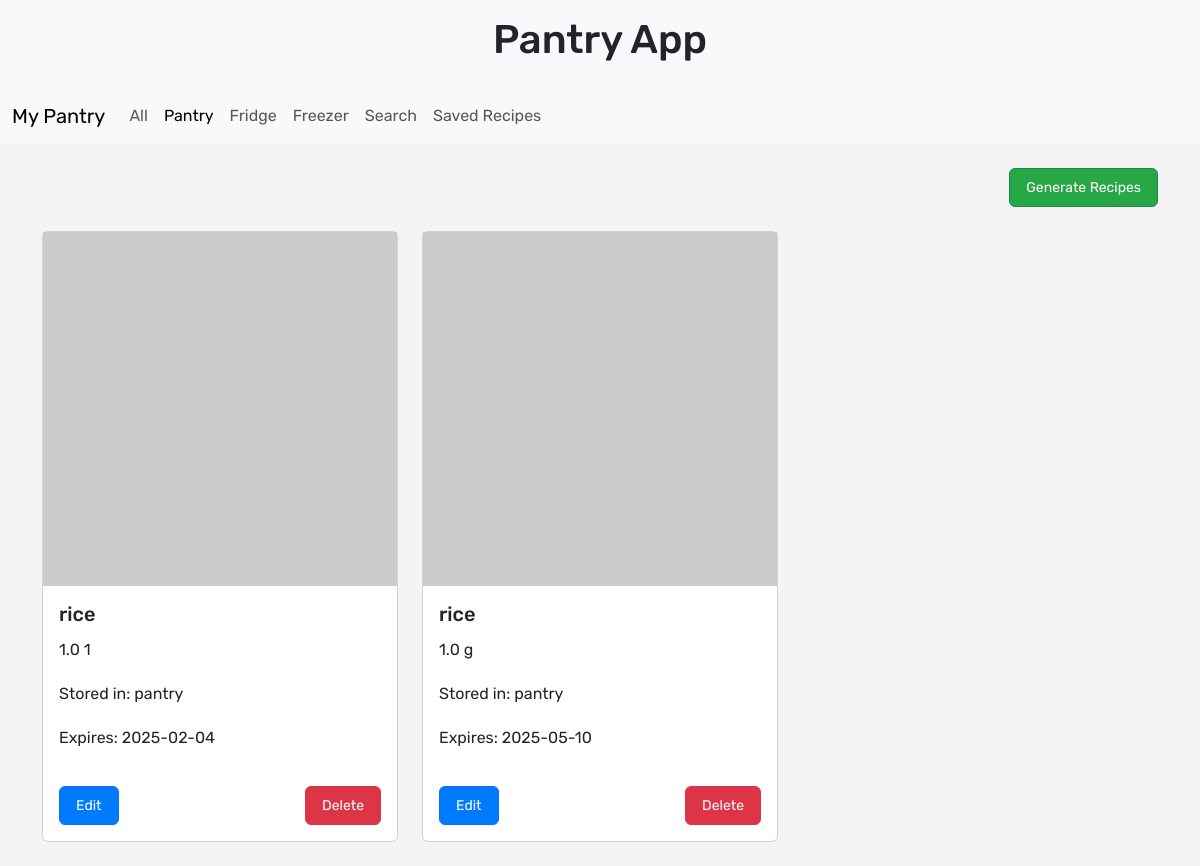
Screenshot of /pantry/ with the database file from the repository.
### pantry/models.py (models this page shows, shortened)
class PantryItem(models.Model):
    STORAGE_CHOICES = [
        ('pantry', 'Pantry'),
        ('fridge', 'Fridge'),
        ('freezer', 'Freezer'),
    ]
    user = models.ForeignKey(User, on_delete=models.CASCADE)
    ingredient = models.ForeignKey('Ingredient', on_delete=models.CASCADE)
    quantity = models.FloatField()
    unit = models.CharField(max_length=20)
    storage_location = models.CharField(max_length=10, choices=STORAGE_CHOICES)
    expiry_date = models.CharField(max_length=20, blank=True, null=True)

class Ingredient(models.Model):
    name = models.CharField(max_length=100)
    default_quantity = models.FloatField(null=True, blank=True)
    default_unit = models.CharField(max_length=20, null=True, blank=True)
    image_url = models.URLField(blank=True, null=True)

### pantry/views.py (the view)
# urls.py: path('', views.ingredient_list, name='ingredient_list'),
def ingredient_list(request, category=None):
    if category:
        pantry_items = PantryItem.objects.filter(storage_location__iexact=category).order_by('expiry_date')
    else:
        pantry_items = PantryItem.objects.all().order_by('expiry_date')
    return render(request, 'pantry/ingredient_list.html', {'pantry_items': pantry_items,  'active_category': category or 'all',})

### pantry/templates/pantry/ingredient_list.html
{% extends 'pantry/base.html' %}
{% load static %}
{% block content %}
<div class="mb-4 text-end">
    <a href="{% url 'select_ingredients' %}" class="btn btn-success">Generate Recipes</a>
</div>
<div class="row">
    {% for item in pantry_items %}
    <div class="col-md-4">
        <div class="card mb-3">
            {% if item.ingredient.image_url %}
                <img src="{{ item.ingredient.image_url }}" alt="{{ item.ingredient.name }}" style="width: 100px; height: 100px;">
            {% else %}
                <img src="https://via.placeholder.com/100?text=No+Image" alt="No image">
            {% endif %}
            <div class="card-body">
                <h5 class="card-title">{{ item.ingredient.name }}</h5>
                <p>{{ item.quantity }} {{ item.unit }}</p>
                <p>Stored in: {{ item.storage_location }}</p>
                <p>Expires:
                    {% if item.expiry_date %}
                        {{ item.expiry_date }}
                    {% else %}
                        N/A
                    {% endif %}
                </p>
                <div class="d-flex justify-content-between mt-3">
                    <a href="{% url 'edit_pantry_item' item.id %}" class="btn btn-sm btn-primary">Edit</a>
                    <a href="{% url 'delete_pantry_item' item.id %}" class="btn btn-sm btn-danger">Delete</a>
                </div>
            </div>
        </div>
    </div>
    {% endfor %}
</div>
{% endblock %}

### pantry/static/css/pantry.css (style rules this page uses)
body { font-family: 'Rubik', sans-serif; background-color: #f4f4f4; margin: 0; padding: 0; }
.btn { padding: 8px 16px; border-radius: 6px; font-size: 14px; text-align: center; display: inline-block; }
.btn-primary { background-color: #007bff; color: white; }
.btn-danger { background-color: #dc3545; color: white; }
.btn-success { background-color: #28a745; color: white; }
.text-end { text-align: right; }
.card { height: 100%; }
.card-body { display: flex; flex-direction: column; justify-content: space-between; }

### rows the page displays
PantryItem: ingredient.name "rice", quantity "1.0", unit "1", storage_location "pantry", expiry_date "2025-02-04"
PantryItem: ingredient.name "rice", quantity "1.0", unit "g", storage_location "pantry", expiry_date "2025-05-10"
